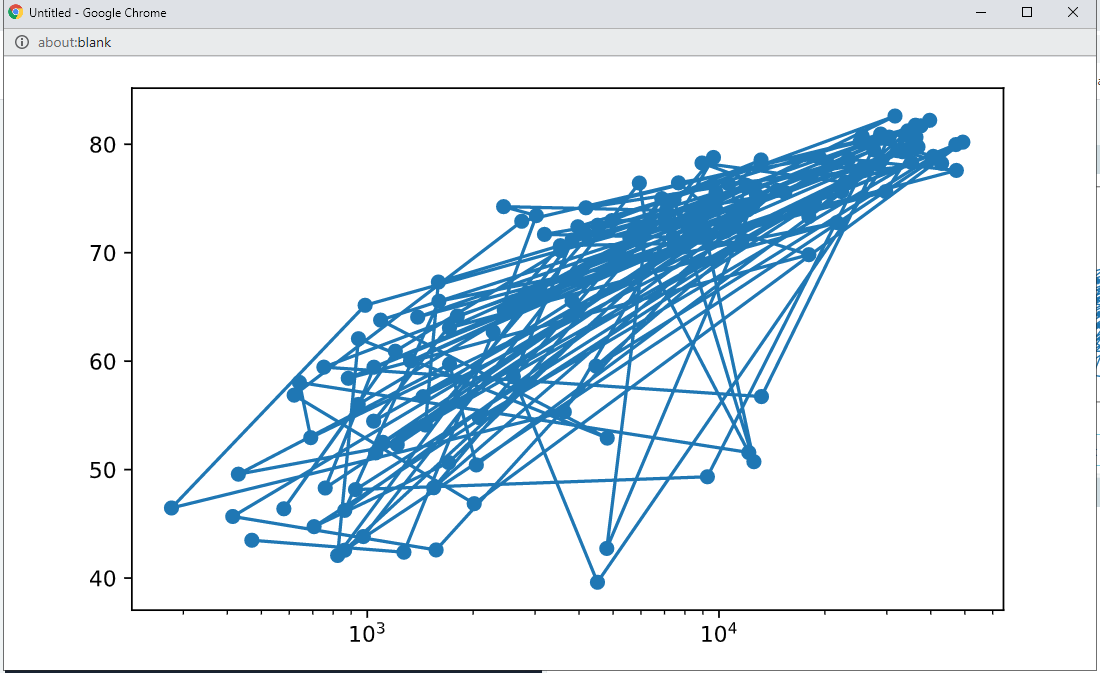

Generate this figure with Python:
"""
Scatter Plot (1)
When you have a time scale along the horizontal axis, the line plot is your friend. But in many other cases, when you're trying to assess if there's a correlation between two variables, for example, the scatter plot is the better choice. Below is an example of how to build a scatter plot.

import matplotlib.pyplot as plt
plt.scatter(x,y)
plt.show()
Let's continue with the gdp_cap versus life_exp plot, the GDP and life expectancy data for different countries in 2007. Maybe a scatter plot will be a better alternative?

Again, the matplotlib.pyplot package is available as plt

Instruction
Change the line plot that's coded in the script to a scatter plot.
A correlation will become clear when you display the GDP per capita on a logarithmic scale. Add the line plt.xscale('log').
Finish off your script with plt.show() to display the plot.
"""

# Change the line plot below to a scatter plot
plt.plot(gdp_cap, life_exp)
plt.scatter(gdp_cap, life_exp)
# Put the x-axis on a logarithmic scale
plt.xscale('log')

# Show plot
plt.show()
